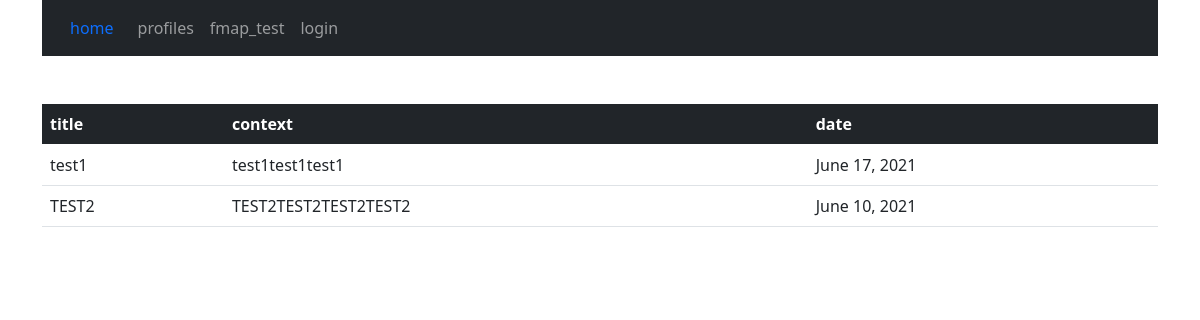
/profiles/, run on the app's committed database.
### profiles/models.py (models this page shows)
class Profile(models.Model):
    title = models.TextField()
    context = models.TextField()
    date = models.DateField()

### profiles/views.py (the view)
# urls.py: path('profiles/', profile_view),
def profile_view(request,*args, **kwargs):
    context = {
        "profiles" : Profile.objects.all()
    }
    return render(request,"profiles/profile_detail.html",context)

### templates/profiles/profile_detail.html (shortened to what this page needs)
{% extends "base.html" %}
{% block content %}
    <table class="table table table-hover">
        <thead class="table-dark">
            <tr>
                <th>title</th>
                <th>context</th>
                <th>date</th>
            </tr>
        </thead>
        <tbody class="tbody">
            {% for profile in profiles %}
                <tr>
                    <td>{{ profile.title }}</td>
                    <td>{{ profile.context }}</td>
                    <td>{{ profile.date }}</td>
                </tr>
            {%endfor%}
        </tbody>
    </table>
{% endblock %}

### data on the page
Profile: title "test1", context "test1test1test1", date "June 17, 2021"
Profile: title "TEST2", context "TEST2TEST2TEST2TEST2", date "June 10, 2021"
